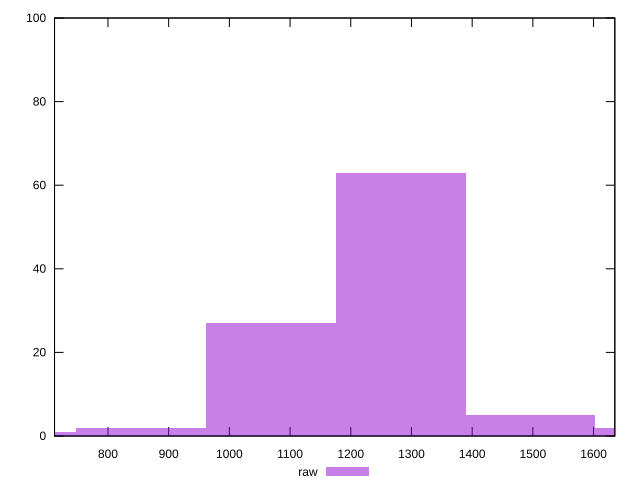

The script that saved this image:
reset

$raw <<EOF
854.9588299389018 2
641.2191224541764 1
1068.6985374236272 27
1282.4382449083528 63
1709.9176598778035 2
1496.1779523930782 5
EOF

set key outside below
set boxwidth 213.73970748472544
set xrange [712:1635]
set yrange [0:100]
set trange [0:100]
set style fill transparent solid 0.5 noborder
set terminal svg size 640, 490 enhanced background rgb 'white'
set output "reports/report_00027_2021-02-24T12-40-31.850Z/uses-rel-preload/samples/agenda/raw/histogram.svg"

plot $raw title "raw" with boxes

reset
